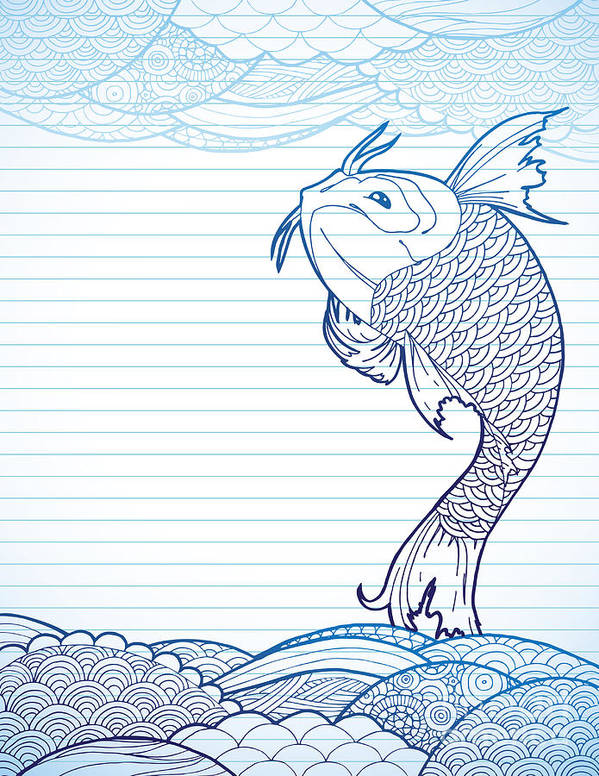
#> input picture classwork/pic/fish.jpg, 599 x 776 px
$ python Classwork1.py
#> lines starting #> are read from the running program, lines starting #| are printed output that depends on the picture; after the words box and inside, x2 and y2 are one past the last pixel; in counts of white or black regions, pixels touching at a corner belong together
import numpy as np
import cv2 as cv

def filter():
    img = np.zeros([300, 300], dtype=np.uint8)

    center = (150, 150)
    end = 100
    color = 255
    start = 150
    # Drawing a line from the top left corner to bottom right corner with given thickness and RGB
    for x in range(center[0], center[0]+101):
        if end < start:
            y = start
            start -= 1
            img[y, x] = color

        elif end > start:
            y = start
            start += 1
            img[y, x] = color

        elif end == start:
            y = end
            img[y, x] = color
            break

        else:
            break

    cv.imwrite('picout/CW1linear.png', img)
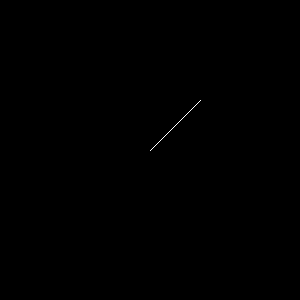
#> saved as CW1linear.png: shape (300, 300); 0.06% white in thin lines or dots, all inside (x1, y1, x2, y2) = (150, 100, 201, 151)
    return img

def convolution(img_size):
    filter_size = np.sum(img_size)
    size = int(img_size.shape[0] * img_size.shape[1])

    kernels = img_size / (filter_size)
    img_in = cv.imread('pic/fish.jpg', cv.IMREAD_GRAYSCALE)
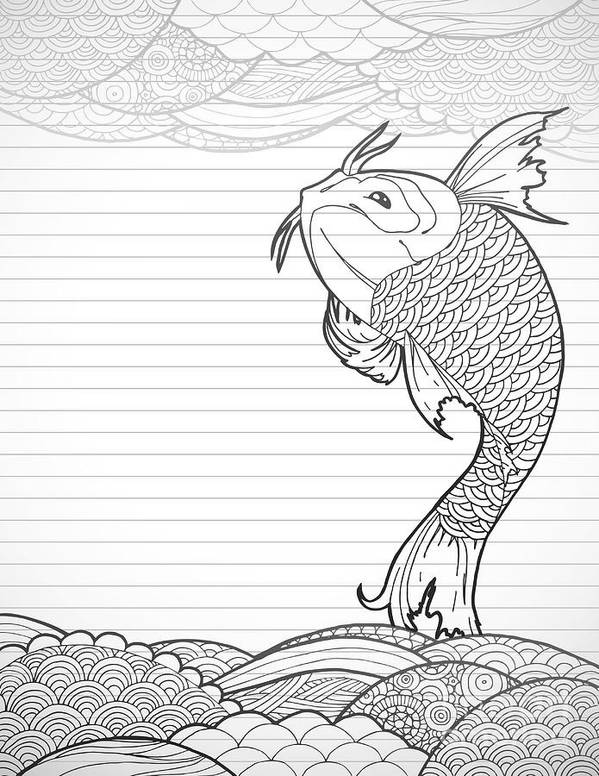
#> img_in: shape (776, 599); min 0, max 255, mean 226.4
    output = cv.filter2D(img_in, -1, kernels, borderType= cv.BORDER_REFLECT)
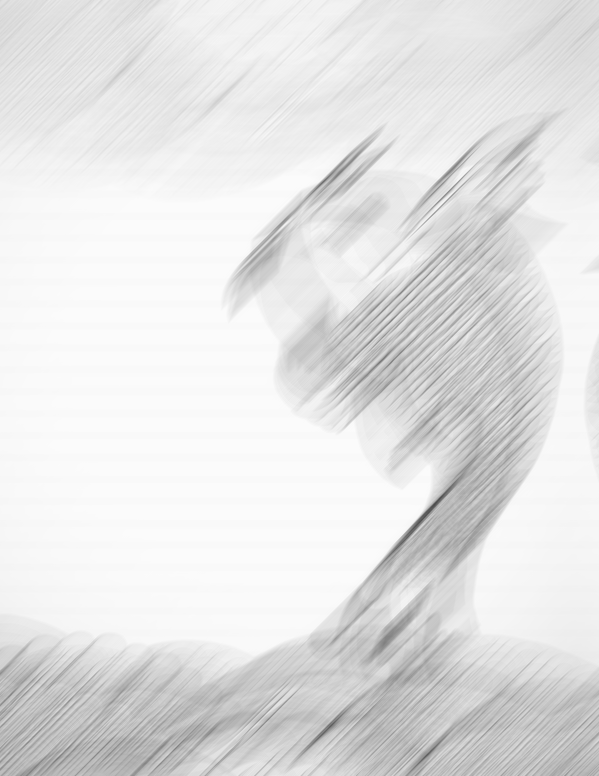
#> output: shape (776, 599); min 75, max 251, mean 227.5
    return output


get_kernel = filter()
img_out = convolution(get_kernel)
cv.imwrite('picout/CW1motionBlur.png', img_out)
